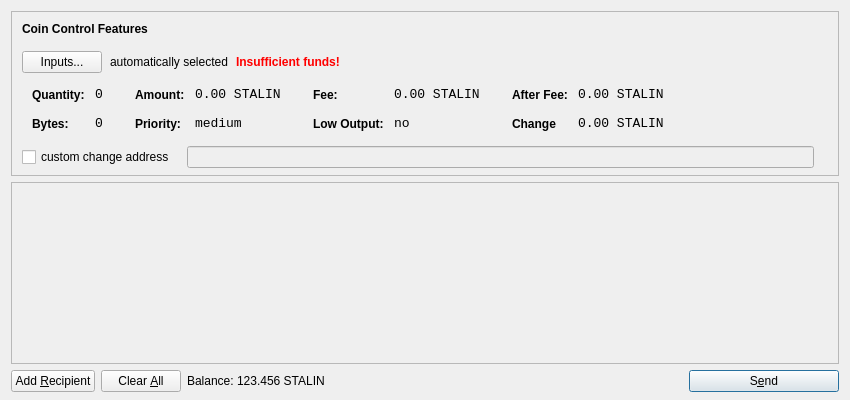
<?xml version="1.0" encoding="UTF-8"?>
<ui version="4.0">
 <class>SendCoinsDialog</class>
 <widget class="QDialog" name="SendCoinsDialog">
  <property name="geometry">
   <rect>
    <x>0</x>
    <y>0</y>
    <width>850</width>
    <height>400</height>
   </rect>
  </property>
  <property name="windowTitle">
   <string>Send Coins</string>
  </property>
  <layout class="QVBoxLayout" name="verticalLayout" stretch="0,1,0">
   <property name="bottomMargin">
    <number>8</number>
   </property>
   <item>
    <widget class="QFrame" name="frameCoinControl">
     <property name="sizePolicy">
      <sizepolicy hsizetype="Expanding" vsizetype="Expanding">
       <horstretch>0</horstretch>
       <verstretch>0</verstretch>
      </sizepolicy>
     </property>
     <property name="maximumSize">
      <size>
       <width>16777215</width>
       <height>16777215</height>
      </size>
     </property>
     <property name="frameShape">
      <enum>QFrame::StyledPanel</enum>
     </property>
     <property name="frameShadow">
      <enum>QFrame::Sunken</enum>
     </property>
     <layout class="QVBoxLayout" name="verticalLayoutCoinControl2">
      <property name="spacing">
       <number>6</number>
      </property>
      <property name="leftMargin">
       <number>0</number>
      </property>
      <property name="topMargin">
       <number>0</number>
      </property>
      <property name="rightMargin">
       <number>0</number>
      </property>
      <property name="bottomMargin">
       <number>6</number>
      </property>
      <item>
       <layout class="QVBoxLayout" name="verticalLayoutCoinControl" stretch="0,0,0,0,1">
        <property name="spacing">
         <number>0</number>
        </property>
        <property name="leftMargin">
         <number>10</number>
        </property>
        <property name="topMargin">
         <number>10</number>
        </property>
        <item>
         <layout class="QHBoxLayout" name="horizontalLayoutCoinControl1">
          <property name="bottomMargin">
           <number>15</number>
          </property>
          <item>
           <widget class="QLabel" name="labelCoinControlFeatures">
            <property name="sizePolicy">
             <sizepolicy hsizetype="Preferred" vsizetype="Maximum">
              <horstretch>0</horstretch>
              <verstretch>0</verstretch>
             </sizepolicy>
            </property>
            <property name="font">
             <font>
              <weight>75</weight>
              <bold>true</bold>
             </font>
            </property>
            <property name="styleSheet">
             <string notr="true">font-weight:bold;</string>
            </property>
            <property name="text">
             <string>Coin Control Features</string>
            </property>
           </widget>
          </item>
         </layout>
        </item>
        <item>
         <layout class="QHBoxLayout" name="horizontalLayoutCoinControl2" stretch="0,0,0,0">
          <property name="spacing">
           <number>8</number>
          </property>
          <property name="bottomMargin">
           <number>10</number>
          </property>
          <item>
           <widget class="QPushButton" name="pushButtonCoinControl">
            <property name="styleSheet">
             <string notr="true"/>
            </property>
            <property name="text">
             <string>Inputs...</string>
            </property>
           </widget>
          </item>
          <item>
           <widget class="QLabel" name="labelCoinControlAutomaticallySelected">
            <property name="text">
             <string>automatically selected</string>
            </property>
            <property name="margin">
             <number>5</number>
            </property>
           </widget>
          </item>
          <item>
           <widget class="QLabel" name="labelCoinControlInsuffFunds">
            <property name="font">
             <font>
              <weight>75</weight>
              <bold>true</bold>
             </font>
            </property>
            <property name="styleSheet">
             <string notr="true">color:red;font-weight:bold;</string>
            </property>
            <property name="text">
             <string>Insufficient funds!</string>
            </property>
            <property name="margin">
             <number>5</number>
            </property>
           </widget>
          </item>
          <item>
           <spacer name="horizontalSpacerCoinControl">
            <property name="orientation">
             <enum>Qt::Horizontal</enum>
            </property>
            <property name="sizeHint" stdset="0">
             <size>
              <width>40</width>
              <height>1</height>
             </size>
            </property>
           </spacer>
          </item>
         </layout>
        </item>
        <item>
         <widget class="QWidget" name="widgetCoinControl" native="true">
          <property name="sizePolicy">
           <sizepolicy hsizetype="Preferred" vsizetype="Preferred">
            <horstretch>0</horstretch>
            <verstretch>0</verstretch>
           </sizepolicy>
          </property>
          <property name="minimumSize">
           <size>
            <width>0</width>
            <height>0</height>
           </size>
          </property>
          <property name="styleSheet">
           <string notr="true"/>
          </property>
          <layout class="QHBoxLayout" name="horizontalLayoutCoinControl5">
           <property name="margin">
            <number>0</number>
           </property>
           <item>
            <layout class="QHBoxLayout" name="horizontalLayoutCoinControl3" stretch="0,0,0,1">
             <property name="spacing">
              <number>20</number>
             </property>
             <property name="topMargin">
              <number>0</number>
             </property>
             <property name="bottomMargin">
              <number>10</number>
             </property>
             <item>
              <layout class="QFormLayout" name="formLayoutCoinControl1">
               <property name="horizontalSpacing">
                <number>10</number>
               </property>
               <property name="verticalSpacing">
                <number>14</number>
               </property>
               <property name="leftMargin">
                <number>10</number>
               </property>
               <property name="topMargin">
                <number>4</number>
               </property>
               <property name="rightMargin">
                <number>6</number>
               </property>
               <item row="0" column="0">
                <widget class="QLabel" name="labelCoinControlQuantityText">
                 <property name="styleSheet">
                  <string notr="true">font-weight:bold;</string>
                 </property>
                 <property name="text">
                  <string>Quantity:</string>
                 </property>
                 <property name="margin">
                  <number>0</number>
                 </property>
                </widget>
               </item>
               <item row="0" column="1">
                <widget class="QLabel" name="labelCoinControlQuantity">
                 <property name="font">
                  <font>
                   <family>Monospace</family>
                   <pointsize>10</pointsize>
                  </font>
                 </property>
                 <property name="cursor">
                  <cursorShape>IBeamCursor</cursorShape>
                 </property>
                 <property name="contextMenuPolicy">
                  <enum>Qt::ActionsContextMenu</enum>
                 </property>
                 <property name="text">
                  <string>0</string>
                 </property>
                 <property name="margin">
                  <number>0</number>
                 </property>
                 <property name="textInteractionFlags">
                  <set>Qt::LinksAccessibleByMouse|Qt::TextSelectableByKeyboard|Qt::TextSelectableByMouse</set>
                 </property>
                </widget>
               </item>
               <item row="1" column="0">
                <widget class="QLabel" name="labelCoinControlBytesText">
                 <property name="styleSheet">
                  <string notr="true">font-weight:bold;</string>
                 </property>
                 <property name="text">
                  <string>Bytes:</string>
                 </property>
                </widget>
               </item>
               <item row="1" column="1">
                <widget class="QLabel" name="labelCoinControlBytes">
                 <property name="font">
                  <font>
                   <family>Monospace</family>
                   <pointsize>10</pointsize>
                  </font>
                 </property>
                 <property name="cursor">
                  <cursorShape>IBeamCursor</cursorShape>
                 </property>
                 <property name="contextMenuPolicy">
                  <enum>Qt::ActionsContextMenu</enum>
                 </property>
                 <property name="text">
                  <string>0</string>
                 </property>
                 <property name="textInteractionFlags">
                  <set>Qt::LinksAccessibleByMouse|Qt::TextSelectableByKeyboard|Qt::TextSelectableByMouse</set>
                 </property>
                </widget>
               </item>
              </layout>
             </item>
             <item>
              <layout class="QFormLayout" name="formLayoutCoinControl2">
               <property name="horizontalSpacing">
                <number>10</number>
               </property>
               <property name="verticalSpacing">
                <number>14</number>
               </property>
               <property name="leftMargin">
                <number>6</number>
               </property>
               <property name="topMargin">
                <number>4</number>
               </property>
               <property name="rightMargin">
                <number>6</number>
               </property>
               <item row="0" column="0">
                <widget class="QLabel" name="labelCoinControlAmountText">
                 <property name="styleSheet">
                  <string notr="true">font-weight:bold;</string>
                 </property>
                 <property name="text">
                  <string>Amount:</string>
                 </property>
                 <property name="margin">
                  <number>0</number>
                 </property>
                </widget>
               </item>
               <item row="0" column="1">
                <widget class="QLabel" name="labelCoinControlAmount">
                 <property name="font">
                  <font>
                   <family>Monospace</family>
                   <pointsize>10</pointsize>
                  </font>
                 </property>
                 <property name="cursor">
                  <cursorShape>IBeamCursor</cursorShape>
                 </property>
                 <property name="contextMenuPolicy">
                  <enum>Qt::ActionsContextMenu</enum>
                 </property>
                 <property name="text">
                  <string>0.00 STALIN</string>
                 </property>
                 <property name="textInteractionFlags">
                  <set>Qt::LinksAccessibleByMouse|Qt::TextSelectableByKeyboard|Qt::TextSelectableByMouse</set>
                 </property>
                </widget>
               </item>
               <item row="1" column="0">
                <widget class="QLabel" name="labelCoinControlPriorityText">
                 <property name="styleSheet">
                  <string notr="true">font-weight:bold;</string>
                 </property>
                 <property name="text">
                  <string>Priority:</string>
                 </property>
                </widget>
               </item>
               <item row="1" column="1">
                <widget class="QLabel" name="labelCoinControlPriority">
                 <property name="font">
                  <font>
                   <family>Monospace</family>
                   <pointsize>10</pointsize>
                  </font>
                 </property>
                 <property name="cursor">
                  <cursorShape>IBeamCursor</cursorShape>
                 </property>
                 <property name="contextMenuPolicy">
                  <enum>Qt::ActionsContextMenu</enum>
                 </property>
                 <property name="text">
                  <string>medium</string>
                 </property>
                 <property name="textInteractionFlags">
                  <set>Qt::LinksAccessibleByMouse|Qt::TextSelectableByKeyboard|Qt::TextSelectableByMouse</set>
                 </property>
                </widget>
               </item>
              </layout>
             </item>
             <item>
              <layout class="QFormLayout" name="formLayoutCoinControl3">
               <property name="horizontalSpacing">
                <number>10</number>
               </property>
               <property name="verticalSpacing">
                <number>14</number>
               </property>
               <property name="leftMargin">
                <number>6</number>
               </property>
               <property name="topMargin">
                <number>4</number>
               </property>
               <property name="rightMargin">
                <number>6</number>
               </property>
               <item row="0" column="0">
                <widget class="QLabel" name="labelCoinControlFeeText">
                 <property name="styleSheet">
                  <string notr="true">font-weight:bold;</string>
                 </property>
                 <property name="text">
                  <string>Fee:</string>
                 </property>
                 <property name="margin">
                  <number>0</number>
                 </property>
                </widget>
               </item>
               <item row="0" column="1">
                <widget class="QLabel" name="labelCoinControlFee">
                 <property name="font">
                  <font>
                   <family>Monospace</family>
                   <pointsize>10</pointsize>
                  </font>
                 </property>
                 <property name="cursor">
                  <cursorShape>IBeamCursor</cursorShape>
                 </property>
                 <property name="contextMenuPolicy">
                  <enum>Qt::ActionsContextMenu</enum>
                 </property>
                 <property name="text">
                  <string>0.00 STALIN</string>
                 </property>
                 <property name="textInteractionFlags">
                  <set>Qt::LinksAccessibleByMouse|Qt::TextSelectableByKeyboard|Qt::TextSelectableByMouse</set>
                 </property>
                </widget>
               </item>
               <item row="1" column="0">
                <widget class="QLabel" name="labelCoinControlLowOutputText">
                 <property name="styleSheet">
                  <string notr="true">font-weight:bold;</string>
                 </property>
                 <property name="text">
                  <string>Low Output:</string>
                 </property>
                </widget>
               </item>
               <item row="1" column="1">
                <widget class="QLabel" name="labelCoinControlLowOutput">
                 <property name="font">
                  <font>
                   <family>Monospace</family>
                   <pointsize>10</pointsize>
                  </font>
                 </property>
                 <property name="cursor">
                  <cursorShape>IBeamCursor</cursorShape>
                 </property>
                 <property name="contextMenuPolicy">
                  <enum>Qt::ActionsContextMenu</enum>
                 </property>
                 <property name="text">
                  <string>no</string>
                 </property>
                 <property name="textInteractionFlags">
                  <set>Qt::LinksAccessibleByMouse|Qt::TextSelectableByKeyboard|Qt::TextSelectableByMouse</set>
                 </property>
                </widget>
               </item>
              </layout>
             </item>
             <item>
              <layout class="QFormLayout" name="formLayoutCoinControl4">
               <property name="horizontalSpacing">
                <number>10</number>
               </property>
               <property name="verticalSpacing">
                <number>14</number>
               </property>
               <property name="leftMargin">
                <number>6</number>
               </property>
               <property name="topMargin">
                <number>4</number>
               </property>
               <property name="rightMargin">
                <number>6</number>
               </property>
               <item row="0" column="0">
                <widget class="QLabel" name="labelCoinControlAfterFeeText">
                 <property name="styleSheet">
                  <string notr="true">font-weight:bold;</string>
                 </property>
                 <property name="text">
                  <string>After Fee:</string>
                 </property>
                 <property name="margin">
                  <number>0</number>
                 </property>
                </widget>
               </item>
               <item row="0" column="1">
                <widget class="QLabel" name="labelCoinControlAfterFee">
                 <property name="font">
                  <font>
                   <family>Monospace</family>
                   <pointsize>10</pointsize>
                  </font>
                 </property>
                 <property name="cursor">
                  <cursorShape>IBeamCursor</cursorShape>
                 </property>
                 <property name="contextMenuPolicy">
                  <enum>Qt::ActionsContextMenu</enum>
                 </property>
                 <property name="text">
                  <string>0.00 STALIN</string>
                 </property>
                 <property name="textInteractionFlags">
                  <set>Qt::LinksAccessibleByMouse|Qt::TextSelectableByKeyboard|Qt::TextSelectableByMouse</set>
                 </property>
                </widget>
               </item>
               <item row="1" column="0">
                <widget class="QLabel" name="labelCoinControlChangeText">
                 <property name="styleSheet">
                  <string notr="true">font-weight:bold;</string>
                 </property>
                 <property name="text">
                  <string>Change</string>
                 </property>
                </widget>
               </item>
               <item row="1" column="1">
                <widget class="QLabel" name="labelCoinControlChange">
                 <property name="font">
                  <font>
                   <family>Monospace</family>
                   <pointsize>10</pointsize>
                  </font>
                 </property>
                 <property name="cursor">
                  <cursorShape>IBeamCursor</cursorShape>
                 </property>
                 <property name="contextMenuPolicy">
                  <enum>Qt::ActionsContextMenu</enum>
                 </property>
                 <property name="text">
                  <string>0.00 STALIN</string>
                 </property>
                 <property name="textInteractionFlags">
                  <set>Qt::LinksAccessibleByMouse|Qt::TextSelectableByKeyboard|Qt::TextSelectableByMouse</set>
                 </property>
                </widget>
               </item>
              </layout>
             </item>
            </layout>
           </item>
          </layout>
         </widget>
        </item>
        <item>
         <layout class="QHBoxLayout" name="horizontalLayoutCoinControl4" stretch="0,0,0">
          <property name="spacing">
           <number>12</number>
          </property>
          <property name="sizeConstraint">
           <enum>QLayout::SetDefaultConstraint</enum>
          </property>
          <property name="topMargin">
           <number>5</number>
          </property>
          <property name="rightMargin">
           <number>5</number>
          </property>
          <item>
           <widget class="QCheckBox" name="checkBoxCoinControlChange">
            <property name="text">
             <string>custom change address</string>
            </property>
           </widget>
          </item>
          <item>
           <widget class="QLineEdit" name="lineEditCoinControlChange">
            <property name="enabled">
             <bool>false</bool>
            </property>
            <property name="sizePolicy">
             <sizepolicy hsizetype="Expanding" vsizetype="Fixed">
              <horstretch>0</horstretch>
              <verstretch>0</verstretch>
             </sizepolicy>
            </property>
           </widget>
          </item>
          <item>
           <widget class="QLabel" name="labelCoinControlChangeLabel">
            <property name="sizePolicy">
             <sizepolicy hsizetype="Preferred" vsizetype="Expanding">
              <horstretch>0</horstretch>
              <verstretch>0</verstretch>
             </sizepolicy>
            </property>
            <property name="minimumSize">
             <size>
              <width>0</width>
              <height>0</height>
             </size>
            </property>
            <property name="text">
             <string/>
            </property>
            <property name="margin">
             <number>3</number>
            </property>
           </widget>
          </item>
         </layout>
        </item>
        <item>
         <spacer name="verticalSpacerCoinControl">
          <property name="orientation">
           <enum>Qt::Vertical</enum>
          </property>
          <property name="sizeHint" stdset="0">
           <size>
            <width>800</width>
            <height>1</height>
           </size>
          </property>
         </spacer>
        </item>
       </layout>
      </item>
     </layout>
    </widget>
   </item>
   <item>
    <widget class="QScrollArea" name="scrollArea">
     <property name="widgetResizable">
      <bool>true</bool>
     </property>
     <widget class="QWidget" name="scrollAreaWidgetContents">
      <property name="geometry">
       <rect>
        <x>0</x>
        <y>0</y>
        <width>830</width>
        <height>172</height>
       </rect>
      </property>
      <layout class="QVBoxLayout" name="verticalLayout_2">
       <property name="margin">
        <number>0</number>
       </property>
       <item>
        <layout class="QVBoxLayout" name="entries">
         <property name="spacing">
          <number>6</number>
         </property>
        </layout>
       </item>
       <item>
        <spacer name="verticalSpacer">
         <property name="orientation">
          <enum>Qt::Vertical</enum>
         </property>
         <property name="sizeHint" stdset="0">
          <size>
           <width>20</width>
           <height>40</height>
          </size>
         </property>
        </spacer>
       </item>
      </layout>
     </widget>
    </widget>
   </item>
   <item>
    <layout class="QHBoxLayout" name="horizontalLayout">
     <item>
      <widget class="QPushButton" name="addButton">
       <property name="toolTip">
        <string>Send to multiple recipients at once</string>
       </property>
       <property name="text">
        <string>Add &amp;Recipient</string>
       </property>
       <property name="icon">
        <iconset resource="../bitcoin.qrc">
         <normaloff>:/icons/add</normaloff>:/icons/add</iconset>
       </property>
       <property name="autoDefault">
        <bool>false</bool>
       </property>
      </widget>
     </item>
     <item>
      <widget class="QPushButton" name="clearButton">
       <property name="sizePolicy">
        <sizepolicy hsizetype="Minimum" vsizetype="Fixed">
         <horstretch>0</horstretch>
         <verstretch>0</verstretch>
        </sizepolicy>
       </property>
       <property name="toolTip">
        <string>Remove all transaction fields</string>
       </property>
       <property name="text">
        <string>Clear &amp;All</string>
       </property>
       <property name="icon">
        <iconset resource="../bitcoin.qrc">
         <normaloff>:/icons/remove</normaloff>:/icons/remove</iconset>
       </property>
       <property name="autoRepeatDelay">
        <number>300</number>
       </property>
       <property name="autoDefault">
        <bool>false</bool>
       </property>
      </widget>
     </item>
     <item>
      <layout class="QHBoxLayout" name="horizontalLayout_2">
       <property name="spacing">
        <number>3</number>
       </property>
       <item>
        <widget class="QLabel" name="label">
         <property name="sizePolicy">
          <sizepolicy hsizetype="Preferred" vsizetype="Fixed">
           <horstretch>0</horstretch>
           <verstretch>0</verstretch>
          </sizepolicy>
         </property>
         <property name="text">
          <string>Balance:</string>
         </property>
        </widget>
       </item>
       <item>
        <widget class="QLabel" name="labelBalance">
         <property name="sizePolicy">
          <sizepolicy hsizetype="Preferred" vsizetype="Fixed">
           <horstretch>0</horstretch>
           <verstretch>0</verstretch>
          </sizepolicy>
         </property>
         <property name="cursor">
          <cursorShape>IBeamCursor</cursorShape>
         </property>
         <property name="text">
          <string>123.456 STALIN</string>
         </property>
         <property name="textInteractionFlags">
          <set>Qt::LinksAccessibleByMouse|Qt::TextSelectableByKeyboard|Qt::TextSelectableByMouse</set>
         </property>
        </widget>
       </item>
      </layout>
     </item>
     <item>
      <spacer name="horizontalSpacer">
       <property name="orientation">
        <enum>Qt::Horizontal</enum>
       </property>
       <property name="sizeHint" stdset="0">
        <size>
         <width>40</width>
         <height>20</height>
        </size>
       </property>
      </spacer>
     </item>
     <item>
      <widget class="QPushButton" name="sendButton">
       <property name="minimumSize">
        <size>
         <width>150</width>
         <height>0</height>
        </size>
       </property>
       <property name="toolTip">
        <string>Confirm the send action</string>
       </property>
       <property name="text">
        <string>S&amp;end</string>
       </property>
       <property name="icon">
        <iconset resource="../bitcoin.qrc">
         <normaloff>:/icons/send</normaloff>:/icons/send</iconset>
       </property>
       <property name="default">
        <bool>true</bool>
       </property>
      </widget>
     </item>
    </layout>
   </item>
  </layout>
 </widget>
 <resources>
  <include location="../bitcoin.qrc"/>
 </resources>
 <connections/>
</ui>
